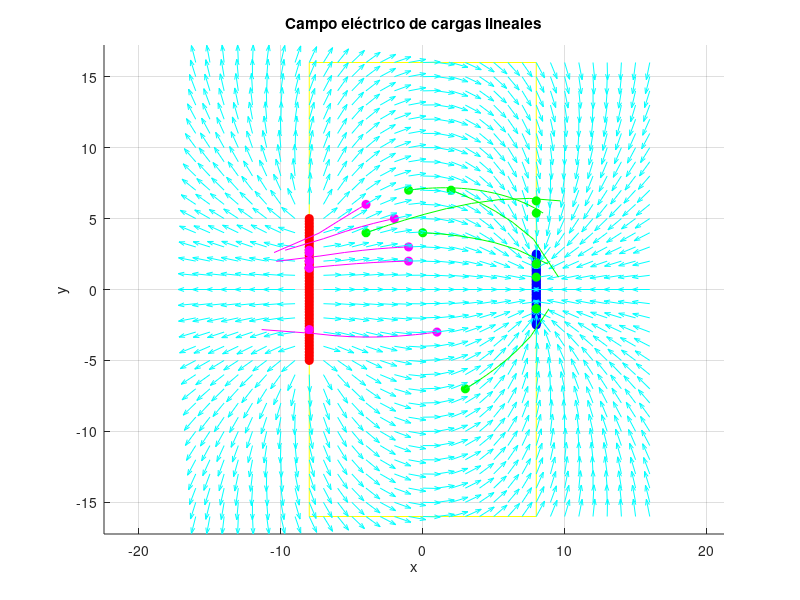
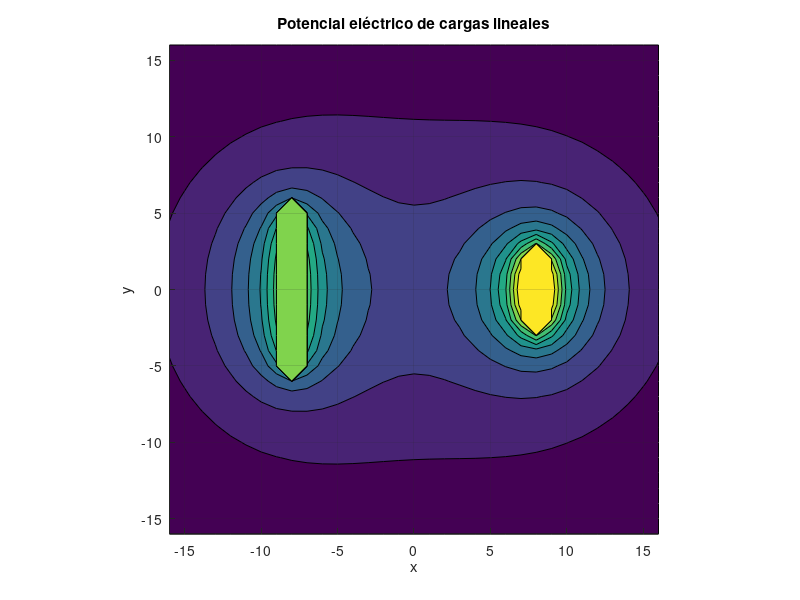
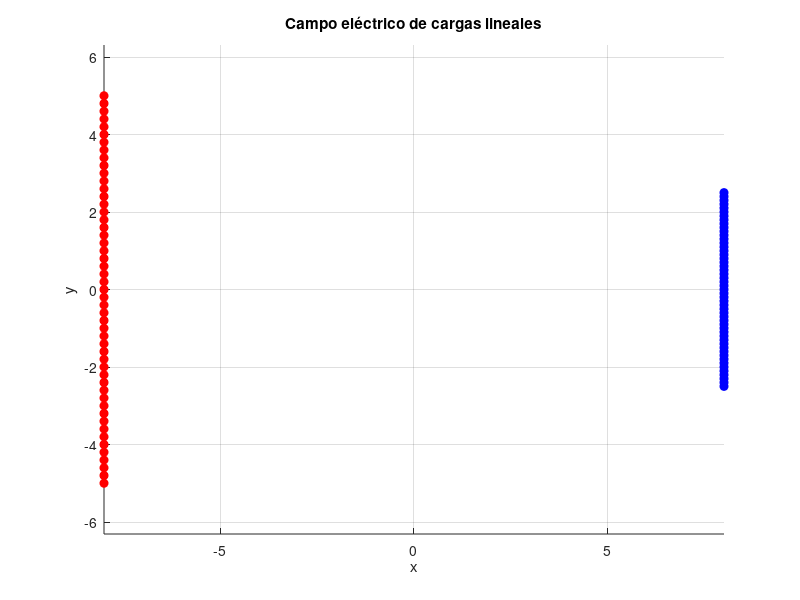

Here is the MATLAB script that generated these plots, in order: (Note: this script raises an error after producing the figures.)
clear;

%-----------------------------------------------------

Normalizar=1; 
SeparacionGrid=1;
MultiplicadorCargasPositivas=1;
MultiplicadorCargasNegativas=1;
SeparacionLineas=16;
TotalCargasPositivas=50;
TotalCargasNegativas=50;
LongitudLineaPositiva=10;
LongitudLineaNegativa=5;
NumeroParticulasPruebaPos=5;
NumeroParticulasPruebaNeg=5;

%-----------------------------------------------------

x= -max([LongitudLineaPositiva,LongitudLineaNegativa,SeparacionLineas]):SeparacionGrid:max([LongitudLineaPositiva,LongitudLineaNegativa,SeparacionLineas]); %coordenadas X para donde medir campo electrico
y= -max([LongitudLineaPositiva,LongitudLineaNegativa,SeparacionLineas]):SeparacionGrid:max([LongitudLineaPositiva,LongitudLineaNegativa,SeparacionLineas]); %coordenadas Y para donde medir campo electrico
[X,Y] = meshgrid(x,y);
k = 8.99e9;
qp = MultiplicadorCargasPositivas*1e-9;
qn = MultiplicadorCargasNegativas*1e-9;
E=0;
masa=1e-12;
PotencialElectrico=0;

Ex=zeros(size(X)); %preasignando espacio
Ey=zeros(size(Y)); %preasignando espacio

qpy=-LongitudLineaPositiva/2:(LongitudLineaPositiva/TotalCargasPositivas):LongitudLineaPositiva/2; %coordenadas Y de cargas positivas
qny=-LongitudLineaNegativa/2:(LongitudLineaNegativa/TotalCargasNegativas):LongitudLineaNegativa/2; %coordenadas Y de cargas negativas

figure %setup de grafica
hold on
title('Campo eléctrico de cargas lineales')
xlabel('x')
ylabel('y')
axis equal
grid on
line([-SeparacionLineas/2 -SeparacionLineas/2], [-max([LongitudLineaPositiva,LongitudLineaNegativa,SeparacionLineas]) max([LongitudLineaPositiva,LongitudLineaNegativa,SeparacionLineas])],'Color','y')
line([SeparacionLineas/2 SeparacionLineas/2], [-max([LongitudLineaPositiva,LongitudLineaNegativa,SeparacionLineas]) max([LongitudLineaPositiva,LongitudLineaNegativa,SeparacionLineas])],'Color','y')
line([-SeparacionLineas/2 SeparacionLineas/2], [-max([LongitudLineaPositiva,LongitudLineaNegativa,SeparacionLineas]) -max([LongitudLineaPositiva,LongitudLineaNegativa,SeparacionLineas])],'Color','y')
line([-SeparacionLineas/2 SeparacionLineas/2], [max([LongitudLineaPositiva,LongitudLineaNegativa,SeparacionLineas]) max([LongitudLineaPositiva,LongitudLineaNegativa,SeparacionLineas])],'Color','y')

q1=zeros(2,numel(qpy)); %preasignando espacio
for i= 1:max(2,numel(qpy)) %creando matriz de coordenadas para las cargas positivas
    q1(1,i)=-SeparacionLineas/2; 
    q1(2,i)=qpy(i);
    plot(q1(1,i), q1(2,i), 'ro', 'MarkerFaceColor','r') %graficando puntos positivos en rojo
end

q2=zeros(2,numel(qny)); %preasignando espacio
for i= 1:max(2,numel(qny)) %creando matriz de coordenadas para las cargas negativas
    q2(1,i)=SeparacionLineas/2;
    q2(2,i)=qny(i);
    plot(q2(1,i), q2(2,i), 'bo', 'MarkerFaceColor','b') %graficando puntos negativos en azul
end

ParticulaPruebaPosicionXPos = randi([-SeparacionLineas/4, SeparacionLineas/4], 1, NumeroParticulasPruebaPos);
ParticulaPruebaPosicionXNeg = randi([-SeparacionLineas/4, SeparacionLineas/4], 1, NumeroParticulasPruebaNeg);
ParticulaPruebaPosicionYPos = randi([-max([LongitudLineaPositiva,LongitudLineaNegativa,SeparacionLineas])/2, max([LongitudLineaPositiva,LongitudLineaNegativa,SeparacionLineas])/2], 1, NumeroParticulasPruebaPos);
ParticulaPruebaPosicionYNeg = randi([-max([LongitudLineaPositiva,LongitudLineaNegativa,SeparacionLineas])/2, max([LongitudLineaPositiva,LongitudLineaNegativa,SeparacionLineas])/2], 1, NumeroParticulasPruebaNeg);
ParticulaPruebaCargaPos = randi([1, 10], 1, NumeroParticulasPruebaPos)*1e-13;
ParticulaPruebaCargaNeg = randi([-10, -1], 1, NumeroParticulasPruebaNeg)*1e-13;
ParticulaPruebaMasaPos = randi([27, 32], 1, NumeroParticulasPruebaPos)*masa;
ParticulaPruebaMasaNeg = randi([27, 32], 1, NumeroParticulasPruebaNeg)*masa;
VelocidadInicialPruebaXPos = rand(1, NumeroParticulasPruebaPos)*1e-9;
VelocidadInicialPruebaXNeg = rand(1, NumeroParticulasPruebaNeg)*1e-9;
VelocidadInicialPruebaYPos = rand(1, NumeroParticulasPruebaPos)*1e-9;
VelocidadInicialPruebaYNeg = rand(1, NumeroParticulasPruebaNeg)*1e-9;

PruebaPlot1=plot(ParticulaPruebaPosicionXPos, ParticulaPruebaPosicionYPos, 'go', 'MarkerFaceColor','g');
PruebaPlot1Base=plot(ParticulaPruebaPosicionXPos, ParticulaPruebaPosicionYPos, 'go', 'MarkerFaceColor','g');
PruebaPlot2=plot(ParticulaPruebaPosicionXNeg, ParticulaPruebaPosicionYNeg, 'mo', 'MarkerFaceColor','m');
PruebaPlot2Base=plot(ParticulaPruebaPosicionXNeg, ParticulaPruebaPosicionYNeg, 'mo', 'MarkerFaceColor','m');

TempNumeroParticulasPruebaPos=NumeroParticulasPruebaPos;
TempNumeroParticulasPruebaNeg=NumeroParticulasPruebaNeg;

for i = 1:numel(X)
    for j=1:max(2,numel(qpy)) %para todas las cargas positivas
        r1=[X(i)-q1(1,j),Y(i)-q1(2,j)]; %distancia en X de punto de calculo a carga positiva numero j, distancia en Y del punto de calculo a carga positiva numero j
        R1=norm(r1); %teorema de Pitágoras para longitud de la hipotenusa del triangulo de los numeros anteriores
        TempE=(k.*(qp).*r1)/R1.^3; %Contribución de carga positiva J al campo electrico total del punto I
        E=E+TempE; %Sumación
    end
    for j=1:max(2,numel(qny)) %para todas las cargas negativas
        r1=[X(i)-q2(1,j),Y(i)-q2(2,j)]; %distancia en X de punto de calculo a carga negativa numero j, distancia en Y del punto de calculo a carga negativa numero j
        R1=norm(r1); %teorema de Pitágoras para longitud de la hipotenusa del triangulo de los numeros anteriores
        TempE=(k.*(-qn).*r1)/R1.^3; %Contribución de carga negativa J al campo electrico total del punto I
        E=E+TempE; %Sumación
    end
    Ex(i)=E(1); %guardando vector X del campo 
    Ey(i)=E(2); %guardando vector Y del campo 
    E=0; %reset a zero para calcular el siguiente punto
end

if (Normalizar==1)
    magnitud = sqrt(Ex.^2 + Ey.^2); 
    quiver(X, Y, Ex./magnitud, Ey./magnitud, 'c'); %dividiendo por su magnitud para solo tener la dirección
else
    quiver(X, Y, Ex, Ey, 'c');
end

TempParticulaPruebaPosicionXPos=ParticulaPruebaPosicionXPos;
TempParticulaPruebaPosicionXNeg=ParticulaPruebaPosicionXNeg;
TempParticulaPruebaPosicionYPos=ParticulaPruebaPosicionYPos;
TempParticulaPruebaPosicionYNeg=ParticulaPruebaPosicionYNeg;

%-----------------------------------------------------

for n=1:NumeroParticulasPruebaPos
    TempVelocidadPruebaXPos=VelocidadInicialPruebaXPos(n);
    TempVelocidadPruebaYPos=VelocidadInicialPruebaYPos(n);
for t=1:0.02:50
    for j=1:max(2,numel(qpy)) %para todas las cargas positivas
        r1=[TempParticulaPruebaPosicionXPos(n)-q1(1,j),TempParticulaPruebaPosicionYPos(n)-q1(2,j)]; %distancia en X de punto de calculo a carga positiva numero j, distancia en Y del punto de calculo a carga positiva numero j
        R1=norm(r1); %teorema de Pitágoras para longitud de la hipotenusa del triangulo de los numeros anteriores
        TempE=(k.*(qp).*r1)/R1.^3; %Contribución de carga positiva J al campo electrico total del punto I
        E=E+TempE; %Sumación
    end
    for j=1:max(2,numel(qny)) %para todas las cargas negativas
        r1=[TempParticulaPruebaPosicionXPos(n)-q2(1,j),TempParticulaPruebaPosicionYPos(n)-q2(2,j)]; %distancia en X de punto de calculo a carga negativa numero j, distancia en Y del punto de calculo a carga negativa numero j
        R1=norm(r1); %teorema de Pitágoras para longitud de la hipotenusa del triangulo de los numeros anteriores
        TempE=(k.*(-qn).*r1)/R1.^3; %Contribución de carga negativa J al campo electrico total del punto I
        E=E+TempE; %Sumación
    end
    Acceleracion=ParticulaPruebaCargaPos(n)*E/ParticulaPruebaMasaPos(n);
    Desplacamiento(1)=(1/2)*Acceleracion(1)*(t).^2;
    Desplacamiento(2)=(1/2)*Acceleracion(2)*(t).^2;
    line([TempParticulaPruebaPosicionXPos(n) TempParticulaPruebaPosicionXPos(n)+TempVelocidadPruebaXPos+Desplacamiento(1)], [TempParticulaPruebaPosicionYPos(n) TempParticulaPruebaPosicionYPos(n)+TempVelocidadPruebaYPos+Desplacamiento(2)],'Color','g')
    TempParticulaPruebaPosicionXPos(n)=TempParticulaPruebaPosicionXPos(n)+TempVelocidadPruebaXPos+Desplacamiento(1);
    TempParticulaPruebaPosicionYPos(n)=TempParticulaPruebaPosicionYPos(n)+TempVelocidadPruebaYPos+Desplacamiento(2);
    TempVelocidadPruebaXPos=TempVelocidadPruebaXPos+Acceleracion(1);
    TempVelocidadPruebaYPos=TempVelocidadPruebaYPos+Acceleracion(2);
    E=0;
    if TempParticulaPruebaPosicionXPos(n)>=SeparacionLineas/2
       TempParticulaPruebaPosicionXPos(n)=SeparacionLineas/2;
       plot(TempParticulaPruebaPosicionXPos(n), TempParticulaPruebaPosicionYPos(n), 'go', 'MarkerFaceColor','g');
       set(PruebaPlot1, 'XData', TempParticulaPruebaPosicionXPos(n), 'YData', TempParticulaPruebaPosicionYPos(n)); % Update position
       drawnow; % Force update
       break;
    else
       set(PruebaPlot1, 'XData', TempParticulaPruebaPosicionXPos(n), 'YData', TempParticulaPruebaPosicionYPos(n)); % Update position
       drawnow; % Force update
    end
end
end

%-----------------------------------------------------

for n=1:NumeroParticulasPruebaNeg
    TempVelocidadPruebaXNeg=VelocidadInicialPruebaXNeg(n);
    TempVelocidadPruebaYNeg=VelocidadInicialPruebaYNeg(n);
    for t=1:0.02:50
        for j=1:max(2,numel(qpy)) %para todas las cargas Negitivas
            r1=[TempParticulaPruebaPosicionXNeg(n)-q1(1,j),TempParticulaPruebaPosicionYNeg(n)-q1(2,j)]; %distancia en X de punto de calculo a carga positiva numero j, distancia en Y del punto de calculo a carga positiva numero j
            R1=norm(r1); %teorema de Pitágoras para longitud de la hipotenusa del triangulo de los numeros anteriores
            TempE=(k.*(qp).*r1)/R1.^3; %Contribución de carga positiva J al campo electrico total del punto I
            E=E+TempE; %Sumación
        end
        for j=1:max(2,numel(qny)) %para todas las cargas negativas
            r1=[TempParticulaPruebaPosicionXNeg(n)-q2(1,j),TempParticulaPruebaPosicionYNeg(n)-q2(2,j)]; %distancia en X de punto de calculo a carga negativa numero j, distancia en Y del punto de calculo a carga negativa numero j
            R1=norm(r1); %teorema de Pitágoras para longitud de la hipotenusa del triangulo de los numeros anteriores
            TempE=(k.*(-qn).*r1)/R1.^3; %Contribución de carga negativa J al campo electrico total del punto I
            E=E+TempE; %Sumación
        end
        Acceleracion=ParticulaPruebaCargaNeg(n)*E/ParticulaPruebaMasaNeg(n);
        Desplacamiento(1)=(1/2)*Acceleracion(1)*(t).^2;
        Desplacamiento(2)=(1/2)*Acceleracion(2)*(t).^2;
        line([TempParticulaPruebaPosicionXNeg(n) TempParticulaPruebaPosicionXNeg(n)+TempVelocidadPruebaXNeg+Desplacamiento(1)], [TempParticulaPruebaPosicionYNeg(n) TempParticulaPruebaPosicionYNeg(n)+TempVelocidadPruebaYNeg+Desplacamiento(2)],'Color','m')
        TempParticulaPruebaPosicionXNeg(n)=TempParticulaPruebaPosicionXNeg(n)+TempVelocidadPruebaXNeg+Desplacamiento(1);
        TempParticulaPruebaPosicionYNeg(n)=TempParticulaPruebaPosicionYNeg(n)+TempVelocidadPruebaYNeg+Desplacamiento(2);
        TempVelocidadPruebaXNeg=TempVelocidadPruebaXNeg+Acceleracion(1);
        TempVelocidadPruebaYNeg=TempVelocidadPruebaYNeg+Acceleracion(2);
        E=0;
        if TempParticulaPruebaPosicionXNeg(n)<=-SeparacionLineas/2
            TempParticulaPruebaPosicionXNeg(n)=-SeparacionLineas/2;
            plot(TempParticulaPruebaPosicionXNeg(n), TempParticulaPruebaPosicionYNeg(n), 'mo', 'MarkerFaceColor','m');
            set(PruebaPlot2, 'XData', TempParticulaPruebaPosicionXNeg(n), 'YData', TempParticulaPruebaPosicionYNeg(n)); % Update position
            drawnow; % Force update
            break;
        else
            set(PruebaPlot2, 'XData', TempParticulaPruebaPosicionXNeg(n), 'YData', TempParticulaPruebaPosicionYNeg(n)); % Update position
            drawnow; % Force update
        end
    end
end

%-----------------------------------------------------

PotencialElectricoX=zeros(size(X)); %preasignando espacio
PotencialElectricoY=zeros(size(Y)); %preasignando espacio

for i = 1:numel(X)
    for j=1:max(2,numel(qpy)) %para todas las cargas positivas
        r1=[X(i)-q1(1,j),Y(i)-q1(2,j)]; %distancia en X de punto de calculo a carga positiva numero j, distancia en Y del punto de calculo a carga positiva numero j
        R1=norm(r1); %teorema de Pitágoras para longitud de la hipotenusa del triangulo de los numeros anteriores
        TempPotencialElectrico=(k.*(qp)./R1); %Contribución de carga positiva J al campo electrico total del punto I
        PotencialElectrico=PotencialElectrico+TempPotencialElectrico; %Sumación
    end
    for j=1:max(2,numel(qny)) %para todas las cargas positivas
        r1=[X(i)-q2(1,j),Y(i)-q2(2,j)]; %distancia en X de punto de calculo a carga positiva numero j, distancia en Y del punto de calculo a carga positiva numero j
        R1=norm(r1); %teorema de Pitágoras para longitud de la hipotenusa del triangulo de los numeros anteriores
        TempPotencialElectrico=(k.*(qn)./R1); %Contribución de carga positiva J al campo electrico total del punto I
        PotencialElectrico=PotencialElectrico+TempPotencialElectrico; %Sumación
    end
    PotencialElectricoX(i)=PotencialElectrico(1); %guardando vector X del campo 
    PotencialElectrico=0; %reset a zero para calcular el siguiente punto
end

figure %setup de grafica
hold on
title('Potencial eléctrico de cargas lineales')
xlabel('x')
ylabel('y')
axis equal
grid on

contourf(X, Y, PotencialElectricoX);

%-----------------------------------------------------

figure
hold on
title('Campo eléctrico de cargas lineales')
xlabel('x')
ylabel('y')
axis equal
grid on

q1=zeros(2,numel(qpy)); %preasignando espacio
for i= 1:max(2,numel(qpy)) %creando matriz de coordenadas para las cargas positivas
    q1(1,i)=-SeparacionLineas/2; 
    q1(2,i)=qpy(i);
    plot(q1(1,i), q1(2,i), 'ro', 'MarkerFaceColor','r') %graficando puntos positivos en rojo
end

q2=zeros(2,numel(qny)); %preasignando espacio
for i= 1:max(2,numel(qny)) %creando matriz de coordenadas para las cargas negativas
    q2(1,i)=SeparacionLineas/2;
    q2(2,i)=qny(i);
    plot(q2(1,i), q2(2,i), 'bo', 'MarkerFaceColor','b') %graficando puntos negativos en azul
end

streamslice(X, Y, Ex, Ey);
